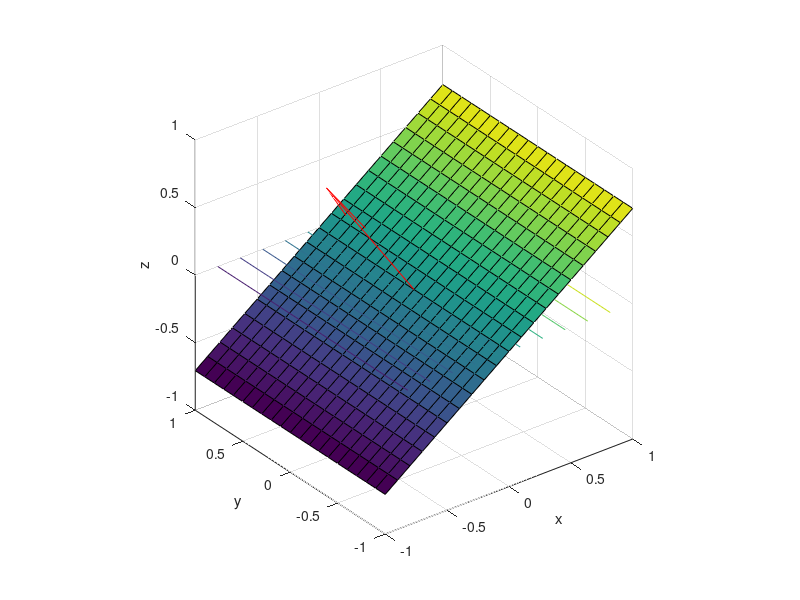

The MATLAB source for this figure:
clc; clear; clf
% % p1 = Polygon_mkII([0 1; 0 0 ; 1 0; 1 1])
% % p1.plot()
% %
% 
% t = 0:360;
% v1 = [1 0];
% tDotCos = t;
% tCrossSin = t;
% v2 = [cosd(t(:)), sind(t(:))];
% for i = 1:numel(t)
%     tDotCos(i) = acosd(dot(v1/norm(v1),v2(i,:)/norm(v2(i,:))));
%     tCrossSin(i) = asind(cross2d(v1/norm(v1),v2(i,:)/norm(v2(i,:))));
% end
% plot(t,tDotCos,'r-x',t,tCrossSin,'b-x')
% legend('tDotCos','tCrossSin')
%% 
[xx,yy] = meshgrid(-1:.1:1);
A = -1/sqrt(2);
B = -0/sqrt(2);
C = 1;
D = 0;
z = -(D +A*xx +B*yy)/C;

surf(xx,yy,z)
axis equal; hold on
contour(xx,yy,z,10)
xlabel('x')
ylabel('y')
zlabel('z')

quiver3(0,0,0,A,B,C,'r','AutoScale','off')

z(xx==1 & yy == 0)
